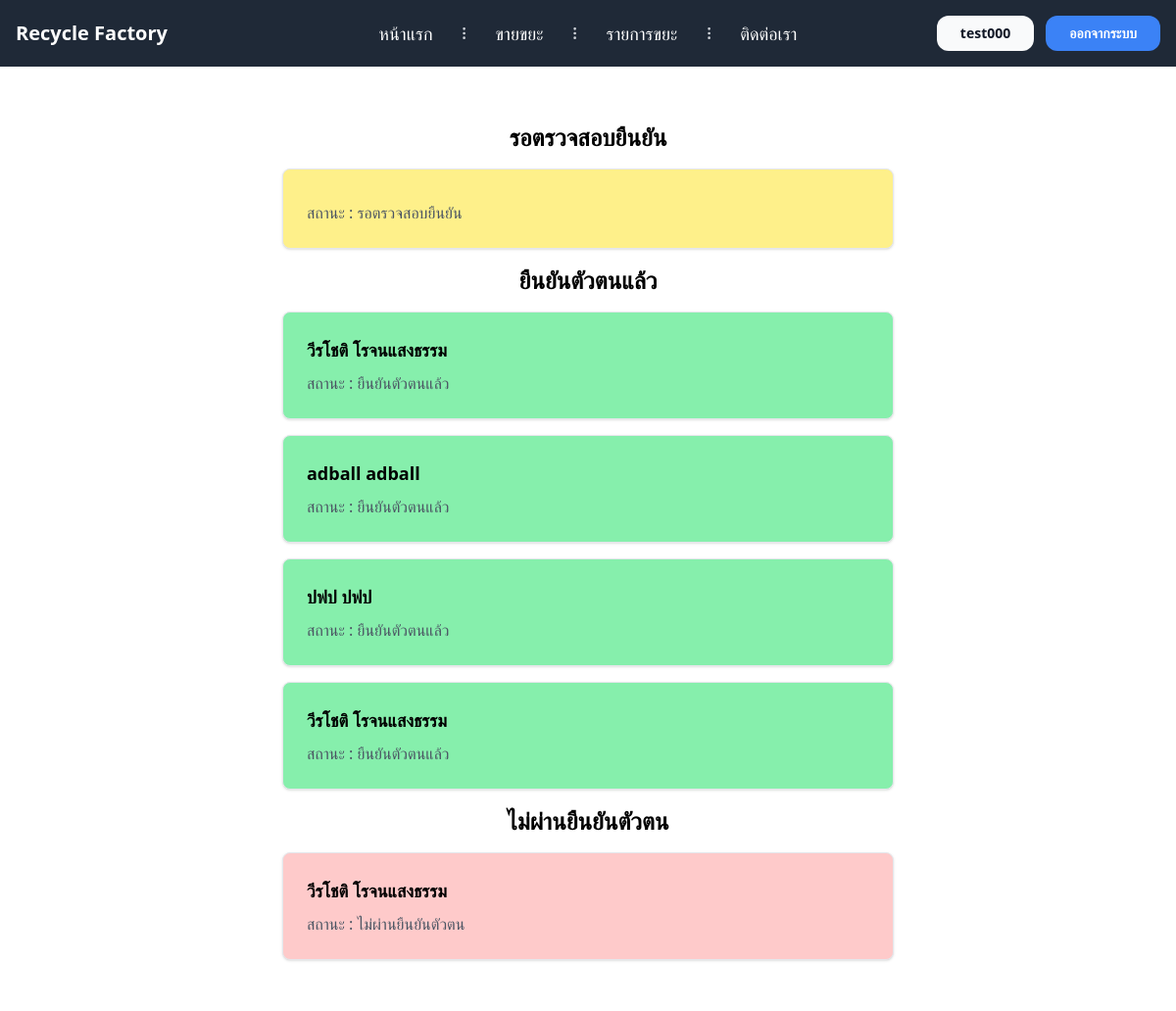
The app's page /Factory/ (signed in) with its own data.
### Member/models.py (models this page shows)
class Profile(models.Model):
    user = models.OneToOneField(User, on_delete=models.CASCADE, null=True, blank=True)
    first_name = models.CharField(max_length=150)
    last_name = models.CharField(max_length=150)
    address = models.TextField()
    bank = models.CharField(max_length=150)
    bank_accounts = models.CharField(max_length=350)
    bank_number = models.CharField(max_length=20)
    pass_bookQR = models.ImageField(upload_to='ImagePassBook/')
    phone = models.CharField(max_length=20, null=True, blank=True)
    status = models.BooleanField(default=False)
    cancel = models.BooleanField(default=False)

### Factory/views.py (the view)
# urls.py: path('',cfidentity,name='cfidentity'),
@login_required
def cfidentity(request):
    cancel = Profile.objects.filter(cancel=True)
    firm = Profile.objects.filter(status=True,cancel=False)
    nofirm = Profile.objects.filter(status=False,cancel=False)
    return render(request,'factory/cfidentity.html',{'firm':firm,'nofirm':nofirm,'cancel':cancel})

### templates/factory/cfidentity.html (shortened to what this page needs)
{% extends 'base.html' %}
{% load crispy_forms_tags %}
{% block content %}
<div class="container mx-auto px-4 py-8 ">
    <div class="max-w-2xl mx-auto bg-white rounded p-6 bg">
        <h2 class="text-2xl font-bold mb-4 text-center">รอตรวจสอบยืนยัน</h2>
        {% if nofirm %}
        <div class="grid grid-cols-1 gap-4 sm:grid-cols-1 md:grid-cols-1 lg:grid-cols-1 xl:grid-cols-1">
            {% for f in nofirm %}
            <a href="{% url 'editestate' f.id %}" class="hover:scale-105">
                <div class=" rounded-lg shadow p-6 border bg-yellow-200">
                    <p class="text-gray-600">สถานะ :
                        {% if f.status == False %}
                        รอตรวจสอบยืนยัน
                        {% endif %}
                    </p>
                </div>
            </a>
            {% endfor %}
        </div>
        {% endif %}
        <h2 class="text-2xl font-bold mb-4 text-center mt-4">ยืนยันตัวตนแล้ว</h2>
        {% if firm %}
        <div class="grid grid-cols-1 gap-4 sm:grid-cols-1 md:grid-cols-1 lg:grid-cols-1 xl:grid-cols-1">
            {% for f in firm %}
            <a href="{% url 'editestate' f.id %}" class="hover:scale-105">
            <div class=" rounded-lg shadow p-6 border bg-green-300">
                <h2 class="text-lg font-bold mb-2">{{ f.first_name }} {{f.last_name}}</h2>
                <p class="text-gray-600">สถานะ :
                    {% if f.status == True %}
                    ยืนยันตัวตนแล้ว
                    {% endif %}
                </p>
            </div>
            </a>
            {% endfor %}
        </div>
        {% endif %}
        <h2 class="text-2xl font-bold mb-4 text-center mt-4">ไม่ผ่านยืนยันตัวตน</h2>
        {% if cancel %}
        <div class="grid grid-cols-1 gap-4 sm:grid-cols-1 md:grid-cols-1 lg:grid-cols-1 xl:grid-cols-1">
            {% for f in cancel %}
            <a href="{% url 'editestate' f.id %}" class="hover:scale-105">
            <div class=" rounded-lg shadow p-6 border bg-red-200 ">
                <h2 class="text-lg font-bold mb-2">{{ f.first_name }} {{f.last_name}}</h2>
                <p class="text-gray-600">สถานะ :
                    {% if f.cancel == True %}
                    ไม่ผ่านยืนยันตัวตน
                    {% endif %}
                </p>
            </div>
            </a>
            {% endfor %}
        </div>
        {% endif %}
    </div>
</div>
{% endblock %}

### templates/base.html (shortened to what this page needs)
{% load static %}
<!DOCTYPE html>
<html lang="en">
<head>
    <script src="https://cdn.tailwindcss.com"></script>
</head>
<body>
<nav class="relative px-4 py-4 flex justify-between items-center bg-gray-800">
    <a class="text-3xl font-bold leading-none" href="#">
        <a href="/" class="text-white text-xl font-bold ">Recycle Factory</a>
    </a>
    <ul class="hidden absolute top-1/2 left-1/2 transform -translate-y-1/2 -translate-x-1/2 lg:mx-auto lg:flex lg:items-center lg:w-auto lg:space-x-6">
        <li><a class="text-lg text-white hover:text-gray-500" href="/">หน้าแรก</a></li>
        {% if user.is_authenticated %}
        <li class="text-gray-300">
            <svg xmlns="http://www.w3.org/2000/svg" fill="none" stroke="currentColor" class="w-4 h-4 current-fill" viewBox="0 0 24 24">
                <path stroke-linecap="round" stroke-linejoin="round" stroke-width="2" d="M12 5v0m0 7v0m0 7v0m0-13a1 1 0 110-2 1 1 0 010 2zm0 7a1 1 0 110-2 1 1 0 010 2zm0 7a1 1 0 110-2 1 1 0 010 2z" />
            </svg>
        </li>
        <li><a class="text-lg text-white hover:text-gray-500" href="{% url 'recycle_purchase' %}">ขายขยะ</a></li>
        <li class="text-gray-300">
            <svg xmlns="http://www.w3.org/2000/svg" fill="none" stroke="currentColor" class="w-4 h-4 current-fill" viewBox="0 0 24 24">
                <path stroke-linecap="round" stroke-linejoin="round" stroke-width="2" d="M12 5v0m0 7v0m0 7v0m0-13a1 1 0 110-2 1 1 0 010 2zm0 7a1 1 0 110-2 1 1 0 010 2zm0 7a1 1 0 110-2 1 1 0 010 2z" />
            </svg>
        </li>
        <li><a class="text-lg text-white hover:text-gray-500" href="{% url 'list_order' %}">รายการขยะ</a></li>
        <li class="text-gray-300">
            <svg xmlns="http://www.w3.org/2000/svg" fill="none" stroke="currentColor" class="w-4 h-4 current-fill" viewBox="0 0 24 24">
                <path stroke-linecap="round" stroke-linejoin="round" stroke-width="2" d="M12 5v0m0 7v0m0 7v0m0-13a1 1 0 110-2 1 1 0 010 2zm0 7a1 1 0 110-2 1 1 0 010 2zm0 7a1 1 0 110-2 1 1 0 010 2z" />
            </svg>
        </li>
        {% endif %}
        <li><a class="text-lg text-white hover:text-gray-500" href="{% url 'contact' %}">ติดต่อเรา</a></li>
    </ul>
    {% if user.is_authenticated %}
    <a class="hidden lg:inline-block lg:ml-auto lg:mr-3 py-2 px-6 bg-gray-50 hover:bg-gray-100 text-sm text-gray-900 font-bold  rounded-xl transition duration-200"  href="">{{ user.username }}</a>
    <a class="hidden lg:inline-block py-2 px-6 bg-blue-500 hover:bg-blue-600 text-sm text-white font-bold rounded-xl transition duration-200" href="{% url 'logout' %}">ออกจากระบบ</a>
    {% endif %}
</nav>
  {% block content %}
  {% endblock %}
</body>
</html>

### records on screen
Profile: status "รอตรวจสอบยืนยัน"
Profile: first_name "วีรโชติ", last_name "โรจนแสงธรรม", status "ยืนยันตัวตนแล้ว"
Profile: first_name "adball", last_name "adball", status "ยืนยันตัวตนแล้ว"
Profile: first_name "ปฟป", last_name "ปฟป", status "ยืนยันตัวตนแล้ว"
Profile: first_name "วีรโชติ", last_name "โรจนแสงธรรม", status "ยืนยันตัวตนแล้ว"
Profile: first_name "วีรโชติ", last_name "โรจนแสงธรรม", cancel "ไม่ผ่านยืนยันตัวตน"

### other values on screen
{{ user.username }} "test000"
